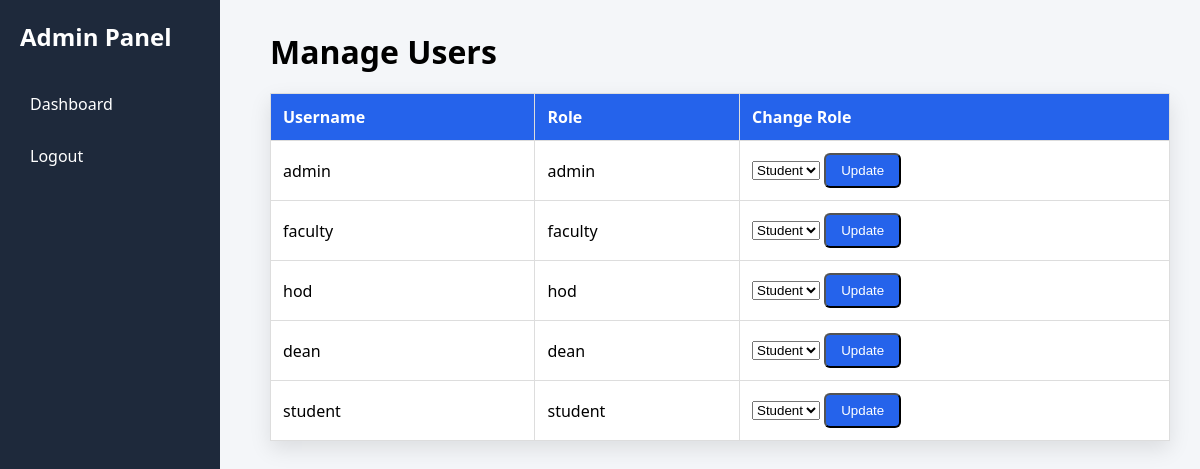
The app's page /manage_users (signed in) with its own data.
### database.py (models this page shows)
class User(UserMixin, db.Model):
    id = db.Column(db.Integer, primary_key=True)
    username = db.Column(db.String(100), unique=True)
    password = db.Column(db.String(200))
    role = db.Column(db.String(50))  # student, faculty, hod, dean, admin

### app.py (the view)
@app.route("/manage_users")
@login_required
def manage_users():
    if current_user.role != "admin":
        return "Access Denied", 403
    users = User.query.all()
    return render_template("manage_users.html", users=users)

### app.py (called while the page is built)
@login_manager.user_loader
def load_user(user_id):
    return User.query.get(int(user_id))

### templates/manage_users.html (shortened to what this page needs)
<!DOCTYPE html>
<html>
<head>
    <link rel="stylesheet" href="{{ url_for('static', filename='style.css') }}">
</head>
<body>
<div class="sidebar">
    <h2>Admin Panel</h2>
    <a href="/dashboard">Dashboard</a>
    <a href="/logout">Logout</a>
</div>
<div class="main-content">
    <h1>Manage Users</h1>
    <table>
    <tr>
        <th>Username</th>
        <th>Role</th>
        <th>Change Role</th>
    </tr>
    {% for user in users %}
    <tr>
        <td>{{ user.username }}</td>
        <td>{{ user.role }}</td>
        <td>
            <form method="POST" action="{{ url_for('update_role', user_id=user.id) }}">
                <select name="role">
                    <option value="student">Student</option>
                </select>
                <button type="submit" class="btn">Update</button>
            </form>
        </td>
    </tr>
    {% endfor %}
</table>
</div>
</body>
</html>

### static/style.css (style rules this page uses)
* { margin: 0; padding: 0; box-sizing: border-box; }
body { font-family: "Segoe UI", Arial, sans-serif; background-color: #f4f6f9; }
.sidebar { width: 220px; height: 100vh; background: #1e293b; position: fixed; padding: 20px; color: white; }
.sidebar h2 { margin-bottom: 30px; }
.sidebar a { display: block; color: white; padding: 10px; margin: 10px 0; text-decoration: none; border-radius: 6px; }
.main-content { margin-left: 240px; padding: 30px; }
.btn { padding: 8px 15px; background: #2563eb; color: white; text-decoration: none; border-radius: 6px; display: inline-block; }
table { width: 100%; border-collapse: collapse; background: white; margin-top: 20px; box-shadow: 0px 8px 20px rgba(0,0,0,0.1); }
th, td { padding: 12px; border: 1px solid #ddd; text-align: left; }
th { background: #2563eb; color: white; }

### records on screen
User: username "admin", role "admin"
User: username "faculty", role "faculty"
User: username "hod", role "hod"
User: username "dean", role "dean"
User: username "student", role "student"
